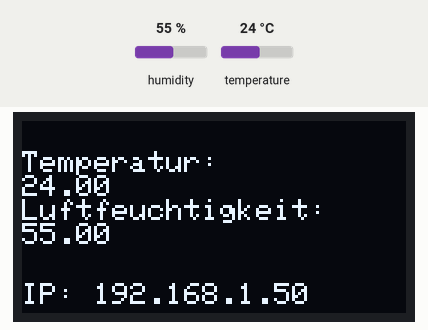
Recording of a sketch running on a simulated ESP32. Parts: 128×64 one-colour display. Inputs (shaded band) come from the test bench; at power-on: humidity 55 %, temperature 24 °C. WiFi joins after 1.5 s; servers stay silent unless stated; no MQTT or app messages arrive unless stated; what the sketch prints to the serial monitor is not drawn.

Above: at 2.8 s.
2.9 s: humidity set to 22 %
At 5.9 s:
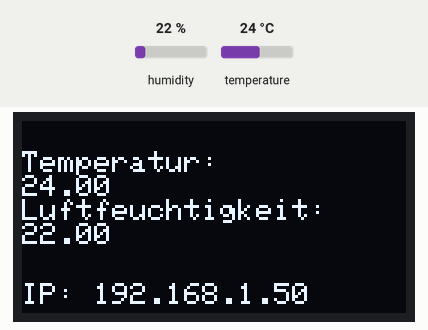
6.8 s: temperature set to 12 °C
At 8.9 s:
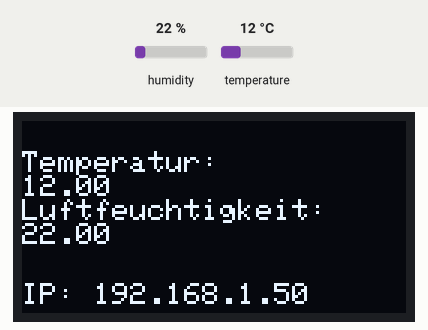
10.7 s: humidity set to 40 %
At 11.8 s:
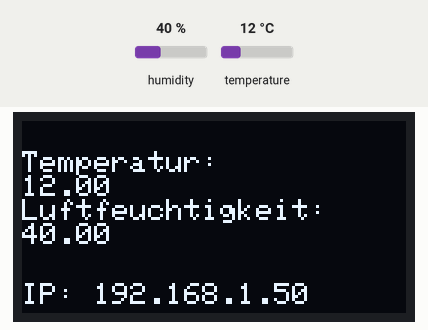
14.6 s: temperature set to 19 °C
Timing chart, 0 to 17.6 s (numbered marks = the images above; inputs shaded):
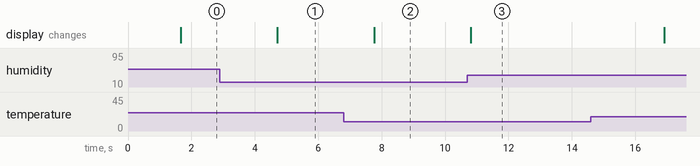

Measured:
- after the input at 2.9 s, the display: changes after 1.8 s (image 1)
- after the input at 6.8 s, the display: changes after 0.96 s (image 2)
- after the input at 10.7 s, the display: changes after 0.12 s (image 3)

The sketch:

MQTT_Client_DHT11_OLED_WLAN_TO_MQTTSERVERWEB.ino
```cpp
// ====== DHT11 ======
#include "DHT.h"

// ====== OLED ======
#include <Wire.h>
#include <Adafruit_GFX.h>
#include <Adafruit_SSD1306.h>

// ====== WLAN & MQTT ======
#include <WiFi.h>
#include <PubSubClient.h>

// ---- Pins & Typen ----
#define DHTPIN 14
#define DHTTYPE DHT11

// ---- OLED ----
#define SCREEN_WIDTH 128
#define SCREEN_HEIGHT 64

Adafruit_SSD1306 oled(
  SCREEN_WIDTH,
  SCREEN_HEIGHT,
  &Wire,
  -1
);

// ---- DHT ----
DHT dht(DHTPIN, DHTTYPE);

// ---- WLAN-Zugangsdaten ----
const char* WIFI_SSID = "FBIT.IoT.Router6";
const char* WIFI_PASS = "WueLoveIoT";


// ---- MQTT-Broker ----
const char* MQTT_HOST = "broker.hivemq.com"; // z.B. MQTT auf Raspberry
const uint16_t MQTT_PORT = 1883;          // unverschlüsselt


// TODO: Each group have to choice an own topicname
const char* TOPIC_JSON = "esp32/telemetry"; // Ziel-Topic für JSON

// ---- Netzwerkobjekte ----
WiFiClient wifiClient;
PubSubClient mqtt(wifiClient);

void setup() {
  Serial.begin(19200);

  dht.begin();

  // OLED init
  if (!oled.begin(SSD1306_SWITCHCAPVCC, 0x3C)) {
    Serial.println(F("OLED Fehler"));

    while (1);
  }

  oled.clearDisplay();
  oled.setTextSize(1);
  oled.setTextColor(WHITE);
  oled.setCursor(0, 10);
  oled.println("Setup...");
  oled.display();

  // WLAN verbinden (einfach)
  WiFi.begin(WIFI_SSID, WIFI_PASS);

  Serial.print("Verbinde mit WLAN");

  while (WiFi.status() != WL_CONNECTED) {
    delay(500);
    Serial.print(".");
  }

  Serial.println();
  Serial.print("WLAN OK, IP: ");
  Serial.println(WiFi.localIP());

  // MQTT verbinden
  mqtt.setServer(MQTT_HOST, MQTT_PORT);

  connectMQTT();
}

void connectMQTT() {
  while (!mqtt.connected()) {

    String clientId = "esp32-dht11-" + String((uint32_t)ESP.getEfuseMac(), HEX);

    Serial.print("MQTT verbinden als ");
    Serial.print(clientId);
    Serial.print(" ... ");

    if (mqtt.connect(clientId.c_str())) {
      Serial.println("OK");
    } else {
      Serial.print("Fehler rc=");
      Serial.print(mqtt.state());
      Serial.println(" -> retry in 3s");

      delay(3000);
    }
  }
}

void loop() {

  // Verbindungen sicherstellen
  if (WiFi.status() != WL_CONNECTED) {
    WiFi.reconnect();
    delay(500);
  }

  if (!mqtt.connected()) {
    connectMQTT();
  }

  mqtt.loop();

  // Sensor lesen
  float temp = dht.readTemperature(); // °C
  float hum  = dht.readHumidity();    // %

  if (isnan(temp) || isnan(hum)) {
    Serial.println("Fehler beim Lesen vom DHT11!");
    delay(2000);
    return;
  }

  // Seriell ausgeben
  Serial.printf(
    "Temperatur: %.2f C, Luftfeuchte: %.2f %%\n",
    temp,
    hum
  );

  // OLED anzeigen
  oled.clearDisplay();

  oled.setCursor(0, 10);
  oled.println("Temperatur:");
  oled.println(temp);

  oled.println("Luftfeuchtigkeit:");
  oled.println(hum);

  oled.setCursor(0, 54);
  oled.print("IP: ");
  oled.print(WiFi.localIP());

  oled.display();

  // --- JSON bilden & publish (ohne zusätzliche Libraries) ---
  // Puffer groß genug wählen;
  // snprintf sichert gegen Überlauf ab.
  char json[96];

  snprintf(
    json,
    sizeof(json),
    "{\"temperature\":%.2f,\"humidity\":%.2f}",
    temp,
    hum
  );

  // Publish (QoS 0, kein Retain — minimal gehalten)
  if (mqtt.publish(TOPIC_JSON, json)) {

    Serial.print("MQTT -> ");
    Serial.print(TOPIC_JSON);
    Serial.print(" : ");
    Serial.println(json);

  } else {
    Serial.println("MQTT publish fehlgeschlagen");
  }

  delay(3000); // Publish-Intervall
}
 
```
